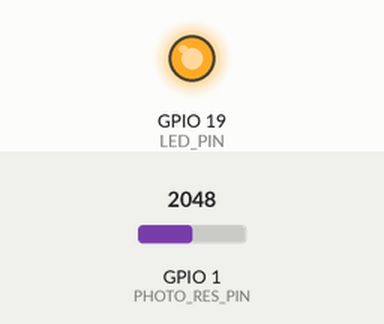
This sketch was run on a simulated ESP32. On the bench: output pins drawn as LEDs (lit = HIGH). The test bench sets the inputs (shaded band); at power-on: GPIO 1 (PHOTO_RES_PIN) = 2048.

Above: at 1.2 s.
1.3 s: GPIO 1 (PHOTO_RES_PIN) set to 1228
At 2.5 s:
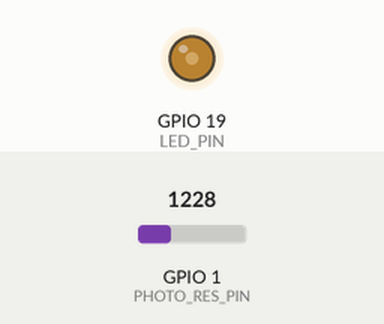
2.8 s: GPIO 1 (PHOTO_RES_PIN) set to 491
At 3.8 s:
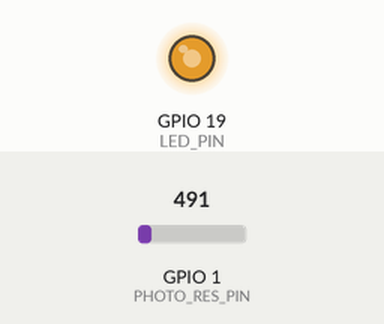
4.3 s: GPIO 1 (PHOTO_RES_PIN) set to 2047
At 4.9 s:
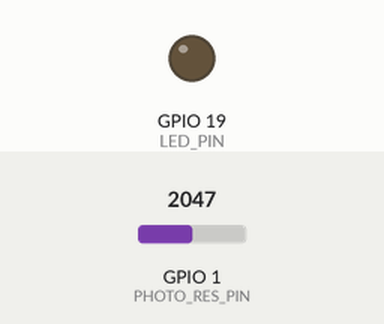
Timing chart, 0 to 7.3 s (numbered marks = the images above; inputs shaded):
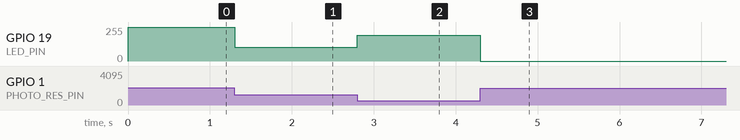

Measured:
- after the input at 1.3 s, GPIO 19 (LED_PIN): 255/255 → 102/255 at once
- after the input at 2.8 s, GPIO 19 (LED_PIN): 102/255 → 194/255 at once
- after the input at 4.3 s, GPIO 19 (LED_PIN): 194/255 → 0/255 at once

The sketch:

Lab2part3.ino
```cpp
// File Name: Lab2Part3.ino
// Author: Arjun Manu, Andrew Lin
// Date: 7/9/2025
// Description: This file holds the code that takes input from a photo resistor and Brightens a led based on the amount of light
//.             the photoresistor recieves. In this case, lesser the light, the greater the brightness of the LED


// Version 1.0 no changes


// ================ GLOBAL VARIABLES  ==================

const int LED_PIN = 19;
const int PHOTO_RES_PIN = 1;

void setup() {
  ledcAttach(LED_PIN, 500, 11); //setting frequency of the LED to 500hz and the resolution to 11 bits
}

void loop() {
  int x = analogRead(PHOTO_RES_PIN); // light recieved by the resistor
  int y = 2047 - x; // the duty cycle is written based on the light recieved by the Photoresistor,
  ledcWrite(LED_PIN, y);
}
```
